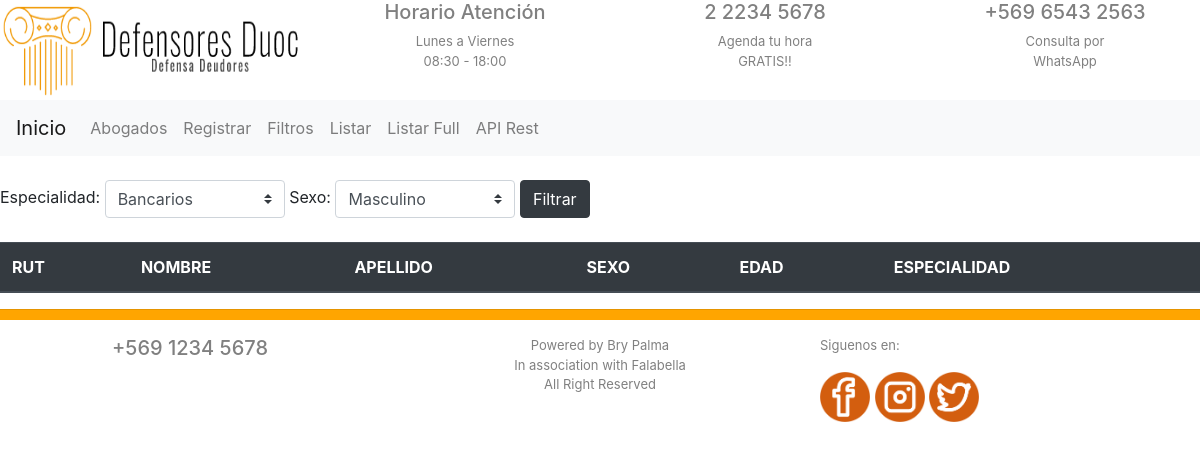
Before: /filtros with the older database file.
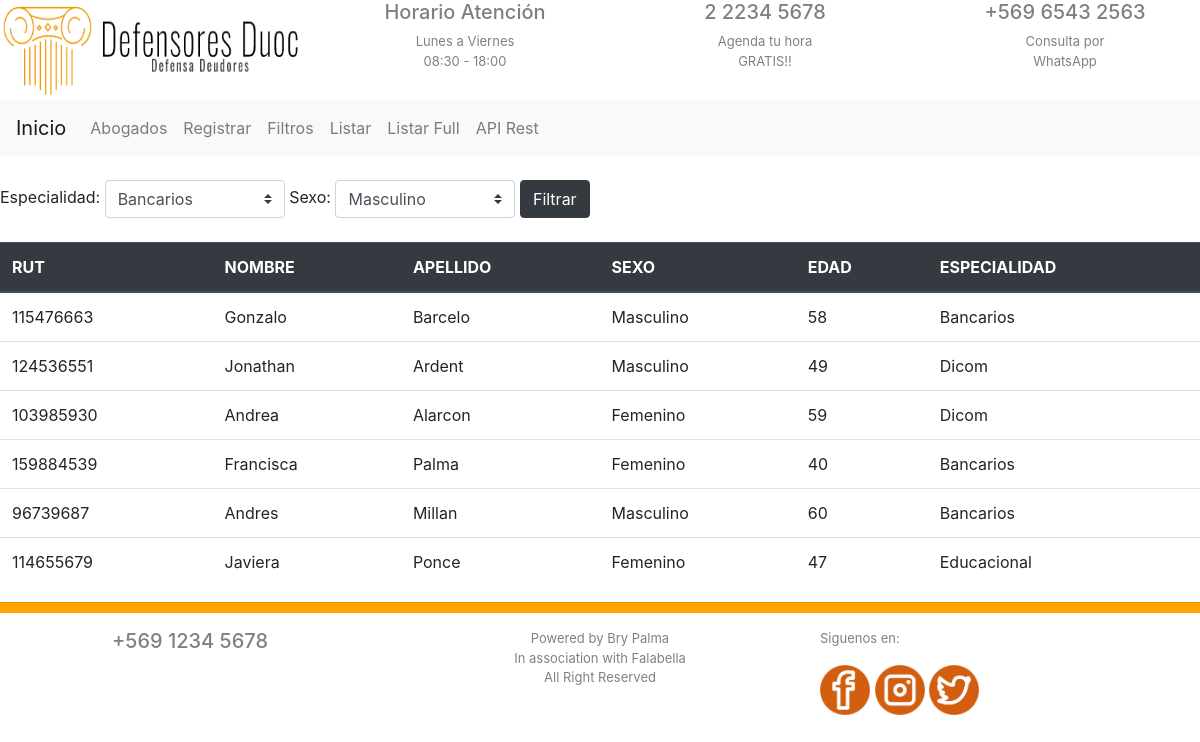
After: the same page with the newer database file.
### app/models.py (models this page shows)
class Abogado(models.Model):
    rut = models.CharField(max_length=50)
    nombre = models.CharField(max_length=50)
    apellido = models.CharField(max_length=50)
    sexo = models.CharField(max_length=50)
    edad = models.IntegerField()
    especialidad = models.CharField(max_length=50)

### app/views.py (the view)
# urls.py: path('filtros',views.filtros),
def filtros(request):
    abogados = Abogado.objects.all()
    if request.POST.get('especialidad'):
        especialidad = request.POST.get('especialidad')
        abogados = abogados.filter(especialidad__exact=especialidad)
    if request.POST.get('sexo'):
        sexo = request.POST.get('sexo')
        abogados = abogados.filter(sexo__exact=sexo)
    return render(request, "app/filtros.html", {'abogados': abogados})

### app/templates/app/filtros.html (shortened to what this page needs)
{% extends './base/base.html' %}
{% load staticfiles %}
{% block content %}
    <table class="table">
        <thead class="thead-dark">
            <tr>
                <th>RUT</th>
                <th>NOMBRE</th>
                <th>APELLIDO</th>
                <th>SEXO</th>
                <th>EDAD</th>
                <th>ESPECIALIDAD</th>
            </tr>
        </thead>
        <tbody>
            {% for c in abogados %}
            <tr>
                <td>{{c.rut}}</td>
                <td>{{c.nombre}}</td>
                <td>{{c.apellido}}</td>
                <td>{{c.sexo}}</td>
                <td>{{c.edad}}</td>
                <td>{{c.especialidad}}</td>
            </tr>
            {% endfor %}
            <div class="contenedor_filtros">
            <form action="/filtros" method="POST">
                Especialidad:
                <select class="custom-select" id="filtros" name="especialidad" value="{{especialidad}}">
                    <option value="Bancarios">Bancarios</option>
                </select>
                Sexo:
                <select class="custom-select" id="filtros" name="sexo" value="{{sexo}}">
                    <option value="Masculino">Masculino</option>
                </select>
                <input class="btn btn-dark" type="submit" value="Filtrar">
            </form>
        </div>
        <br>
        </tbody>
    </table>
{% endblock %}

### app/templates/app/base/base.html (shortened to what this page needs)
{% load staticfiles %}
<!DOCTYPE html>
<html lang="es">
{% block head %}
<head>
    <link rel="stylesheet" href="{% static 'css/principal.css' %}">
    <link rel="stylesheet" href="{% static 'css/bootstrap.css' %}">
    <link rel="stylesheet" href="{% static 'img' %}">
</head>
{% endblock %}
<body>
<div class="content">
    {% block header %}
    <header>
            <div class="row">
                <div class="col" id="logo">
                    <a title="Logo Inicio" href="http://localhost:8000/index"><img src="{% static 'img/logo2.png' %}" alt="logo" id="imagen_logo"></a>
                </div>
                <div class="col" id="horario-contacto">
                    <h5 id="h5-superior-1">Horario Atención</h5>
                    <p id="parrafo_card-1">Lunes a Viernes <br>08:30 - 18:00</p>
                </div>
                <div class="col" id="telefono">
                    <h5 id="h5-superior-2">2 2234 5678</h5>
                    <p id="parrafo_card-2">Agenda tu hora <br> GRATIS!!</p>
                </div>
                <div class="col" id="whatsapp">
                    <h5 id="h5-superior-3">+569 6543 2563</h5>
                    <p id="parrafo_card-3">Consulta por<br>WhatsApp</p>
                </div>
            </div>
            <div class="row">
                <div class="col">
                    <nav class="navbar navbar-expand-lg navbar-light bg-light">
                        <a class="navbar-brand" href="http://localhost:8000/index">Inicio</a>
                        <div class="collapse navbar-collapse" id="navbarSupportedContent">
                          <ul class="navbar-nav mr-auto">
                            <li class="nav-item">
                              <a class="nav-link" href="http://localhost:8000/abogados">Abogados</a>
                            </li>
                            <li class="nav-item">
                              <a class="nav-link" href="http://localhost:8000/registrocliente">Registrar</a>
                            </li>
                            <li class="nav-item">
                                <a class="nav-link" href="http://localhost:8000/filtros">Filtros</a>
                            </li>
                            <li class="nav-item">
                              <a class="nav-link" href="http://localhost:8000/listar">Listar</a>
                            </li>
                            <li class="nav-item">
                                <a class="nav-link" href="http://localhost:8000/listarfull">Listar Full</a>
                            </li>
                            <li class="nav-item">
                                <a class="nav-link" href="http://localhost:8000/api">API Rest</a>
                            </li>
                          </ul>
                        </div>
                      </nav>
                </div>
            </div>
        </header>
        <br>
    {% endblock %}
    {% block content %}{% endblock %}
    {% block footer %}
    <hr id="hr-footer">
    <div class="row">
        <div class="col-xs-12 col-sm-12 col-md-4">
            <h5 id="h5-footer-1">+569 1234 5678</h5>
        </div>
        <div class="col-xs-12 col-sm-12 col-md-4">
            <p id="parrafo_footer-1">Powered by Bry Palma <br> In association with Falabella <br> All Right Reserved</p>
        </div>
        <div class="col-xs-12 col-sm-12 col-md-4">
            <p id="parrafo_footer-2">Siguenos en:</p>
            <a href="http://facebook.com/" title="Facebook"><img src="{% static 'img/facebook.png' %}" alt="Facebook" id="icono_facebook"></a>
            <a href="http://instagram.com/" title="Instagram"><img src="{% static 'img/instagram.png' %}" alt="Instagram" id="icono_instagram"></a>
            <a href="http://twitter.com/" title="Twitter"><img src="{% static 'img/twitter.png' %}" alt="Twitter" id="icono_twitter"></a>
        </div>
    </div>
    {% endblock %}
    </div>
</body>
</html>

### static/css/principal.css (style rules this page uses)
body { margin: 0px; }
#h5-superior-1, #h5-superior-2, #h5-superior-3, #h5-footer-1 { text-align: center; color: grey; }
#parrafo_card-1, #parrafo_card-2, #parrafo_card-3, #parrafo_footer-1 { text-align: center; color: grey; font-size: 13px; }
#parrafo_footer-2 { text-align: left; color: grey; font-size: 13px; }
#imagen_logo { width: 300px; height: 100px; }
.nav-link { color: white; }
#icono_facebook, #icono_instagram, #icono_twitter { width: 50px; height: 50px; border: 1px; }
#hr-footer { background-color: orange; height: 10px; }
#filtros { width: 15%; }

Changed rows visible on the page:
added Abogado: rut "115476663", nombre "Gonzalo", apellido "Barcelo", sexo "Masculino", edad "58", especialidad "Bancarios"
added Abogado: rut "124536551", nombre "Jonathan", apellido "Ardent", sexo "Masculino", edad "49", especialidad "Dicom"
added Abogado: rut "103985930", nombre "Andrea", apellido "Alarcon", sexo "Femenino", edad "59", especialidad "Dicom"
added Abogado: rut "159884539", nombre "Francisca", apellido "Palma", sexo "Femenino", edad "40", especialidad "Bancarios"
added Abogado: rut "96739687", nombre "Andres", apellido "Millan", sexo "Masculino", edad "60", especialidad "Bancarios"
added Abogado: rut "114655679", nombre "Javiera", apellido "Ponce", sexo "Femenino", edad "47", especialidad "Educacional"
